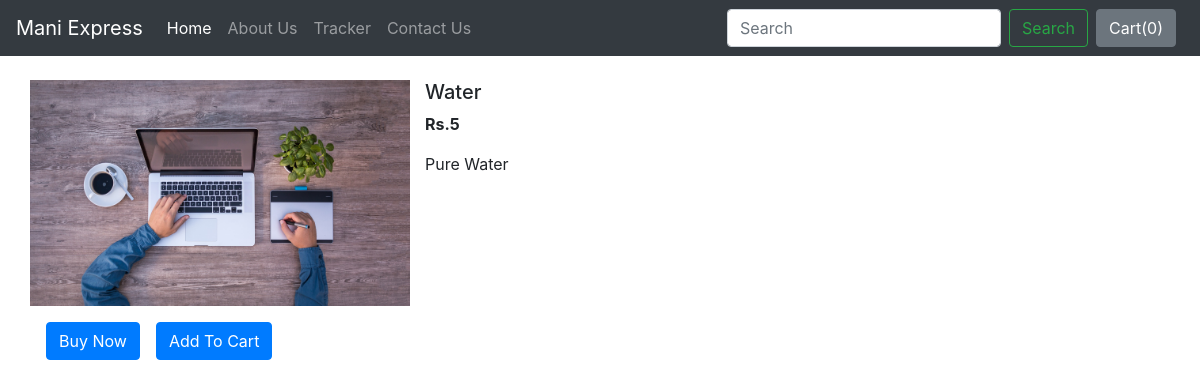
The page /shop/products/1 on the database its author committed.
### shop/models.py (models this page shows, shortened)
class Product(models.Model):
    product_id = models.AutoField
    product_name = models.CharField(max_length=30)
    category = models.CharField(max_length= 50 , default="")
    subcategory = models.CharField(max_length= 50 , default="")
    price = models.IntegerField(default=0)
    product_desc = models.CharField(max_length=300)
    pub_date = models.DateField()
    image = models.ImageField(upload_to="shop/images",default="")

### shop/views.py (the view)
# urls.py: path("products/<int:myid>", views.productView, name="ProductView"),
def productView(request, myid):
    product = Product.objects.filter(id=myid)
    print(myid)
    params = {
        'product':product[0]
        }
    return render(request,'shop/prodView.html',params)

### shop/templates/shop/prodView.html (shortened to what this page needs)
{% extends 'shop/basic.html' %}
{% block content %}
<div class="container my-4">
    <div class="row">
    <div class="col-md-4">
    <div class="row">
        <img src="/media/{{product.image}}" class="img-fluid" >
    </div>
        <div class="row my-3" >
            <button class="btn btn-primary mx-3">Buy Now</button>
            <button class="btn btn-primary">Add To Cart</button>
        </div>
    </div>
    <div class="col-md-8">
        <h5>{{product.product_name}}</h5>
        <p><b>Rs.{{product.price}} </b></p>
        <p>{{product.product_desc}}</p>
    </div>
    </div>
</div>
{% endblock %}

### rows shown on the page
Product: image (picture), product_name "Water", price "5", product_desc "Pure Water"
